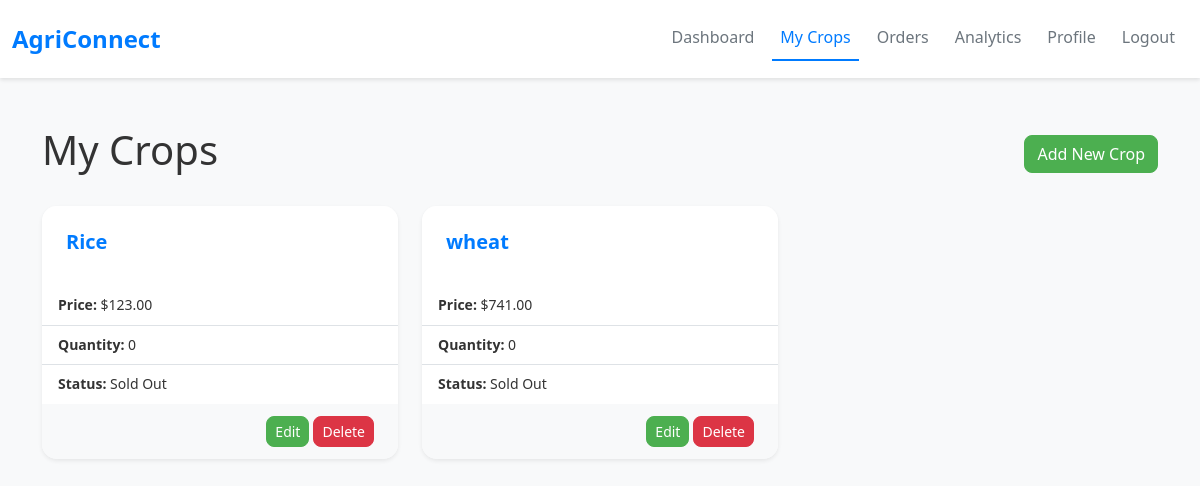
The app's page /Agriconnect/farmer/my-crops.php (signed in) with its own data.
### tables this page shows
CREATE TABLE `crops` (
  `id` int(10) UNSIGNED NOT NULL,
  `farmer_id` int(10) UNSIGNED NOT NULL,
  `name` varchar(100) NOT NULL,
  `description` text DEFAULT NULL,
  `price` decimal(10,2) NOT NULL,
  `quantity` int(11) NOT NULL,
  `available` tinyint(1) DEFAULT 1,
  `created_at` timestamp NOT NULL DEFAULT current_timestamp()
);

### Agriconnect/farmer/my-crops.php (the view, shortened to what this page needs)
<?php
require_once '../connection.php';
$farmer_id = $_SESSION['user_id'];
$stmt = $pdo->prepare("SELECT * FROM crops WHERE farmer_id = ?");
$stmt->execute([$farmer_id]);
$crops = $stmt->fetchAll(PDO::FETCH_ASSOC);
?>
<!DOCTYPE html>
<html lang="en">
<head>
  <link href="https://cdn.jsdelivr.net/npm/bootstrap@5.3.0/dist/css/bootstrap.min.css" rel="stylesheet" />
  <link rel="stylesheet" href="assets/css/style.css" />
  <link rel="stylesheet" href="assets/css/farmer-dashboard.css" />
</head>
<body>
  <?php include 'nav.php'; ?>
  <div class="container my-5">
    <div class="d-flex justify-content-between align-items-center mb-4">
      <h1>My Crops</h1>
      <a href="add-crop.php" class="btn btn-success">Add New Crop</a>
    </div>
    <?php if (!empty($crops)): ?>
      <div class="row row-cols-1 row-cols-md-3 g-4">
        <?php foreach ($crops as $crop): ?>
          <div class="col">
            <div class="card crop-card shadow-sm">
              <div class="card-body">
                <h5 class="card-title"><?php echo htmlspecialchars($crop['name']); ?></h5>
              </div>
              <ul class="list-group list-group-flush">
                <li class="list-group-item"><strong>Price:</strong> $<?php echo htmlspecialchars($crop['price']); ?></li>
                <li class="list-group-item"><strong>Quantity:</strong> <?php echo htmlspecialchars($crop['quantity']); ?></li>
                <li class="list-group-item"><strong>Status:</strong> <?php echo $crop['available'] ? 'Available' : 'Sold Out'; ?></li>
              </ul>
              <div class="card-footer d-flex justify-content-end">
                <a href="edit-crop.php?id=<?php echo $crop['id']; ?>" class="btn btn-primary btn-sm me-1">Edit</a>
                <a href="delete-crop.php?id=<?php echo $crop['id']; ?>" class="btn btn-danger btn-sm" onclick="return confirm('Are you sure you want to delete this crop?');">Delete</a>
              </div>
            </div>
          </div>
        <?php endforeach; ?>
      </div>
    <?php else: ?>
      <div class="alert alert-warning text-center" role="alert">
        No crops found. Please add a new crop.
      </div>
    <?php endif; ?>
  </div>
</body>
</html>

### Agriconnect/farmer/my-crops.php (style rules this page uses)
body { background-color: #f8f9fa; }
.crop-card { border: none; border-radius: 15px; overflow: hidden; transition: transform 0.3s ease, box-shadow 0.3s ease; }
.crop-card .card-body { background: #fff; padding: 1.5rem; }
.crop-card .card-title { font-weight: bold; color: #007bff; }
.crop-card .list-group-item { font-size: 14px; color: #333; }
.crop-card .card-footer { background: #f8f9fa; padding: 0.75rem 1.5rem; }

### records on screen
crops: name "Rice", price "123.00", quantity "0", available "Sold Out"
crops: name "wheat", price "741.00", quantity "0", available "Sold Out"
